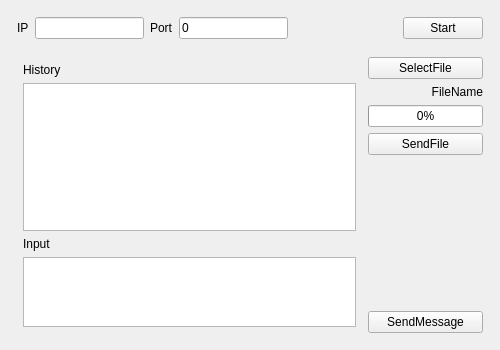
<?xml version="1.0" encoding="UTF-8"?>
<ui version="4.0">
 <class>ChatClientWindow</class>
 <widget class="QMainWindow" name="ChatClientWindow">
  <property name="geometry">
   <rect>
    <x>0</x>
    <y>0</y>
    <width>500</width>
    <height>350</height>
   </rect>
  </property>
  <property name="windowTitle">
   <string>ChatClientWindow</string>
  </property>
  <widget class="QWidget" name="centralWidget">
   <layout class="QGridLayout" name="gridLayout">
    <item row="0" column="0">
     <layout class="QHBoxLayout" name="horizontalLayout_2" stretch="0,0,0,0,0,0">
      <property name="spacing">
       <number>6</number>
      </property>
      <property name="leftMargin">
       <number>6</number>
      </property>
      <property name="topMargin">
       <number>6</number>
      </property>
      <property name="rightMargin">
       <number>6</number>
      </property>
      <property name="bottomMargin">
       <number>6</number>
      </property>
      <item>
       <widget class="QLabel" name="label_ip">
        <property name="text">
         <string>IP</string>
        </property>
       </widget>
      </item>
      <item>
       <widget class="QLineEdit" name="lineEdit_ip"/>
      </item>
      <item>
       <widget class="QLabel" name="label_5">
        <property name="text">
         <string>Port</string>
        </property>
       </widget>
      </item>
      <item>
       <widget class="QLineEdit" name="lineEdit_port">
        <property name="text">
         <string>0</string>
        </property>
        <property name="maxLength">
         <number>5</number>
        </property>
       </widget>
      </item>
      <item>
       <spacer name="horizontalSpacer">
        <property name="orientation">
         <enum>Qt::Horizontal</enum>
        </property>
        <property name="sizeHint" stdset="0">
         <size>
          <width>40</width>
          <height>20</height>
         </size>
        </property>
       </spacer>
      </item>
      <item>
       <widget class="QPushButton" name="pushButton_start">
        <property name="text">
         <string>Start</string>
        </property>
       </widget>
      </item>
     </layout>
    </item>
    <item row="1" column="0">
     <layout class="QHBoxLayout" name="horizontalLayout" stretch="3,1">
      <property name="sizeConstraint">
       <enum>QLayout::SetDefaultConstraint</enum>
      </property>
      <property name="leftMargin">
       <number>6</number>
      </property>
      <property name="topMargin">
       <number>6</number>
      </property>
      <property name="rightMargin">
       <number>6</number>
      </property>
      <property name="bottomMargin">
       <number>6</number>
      </property>
      <item>
       <layout class="QVBoxLayout" name="verticalLayout" stretch="1,0,1,2">
        <property name="sizeConstraint">
         <enum>QLayout::SetFixedSize</enum>
        </property>
        <property name="leftMargin">
         <number>6</number>
        </property>
        <property name="topMargin">
         <number>6</number>
        </property>
        <property name="rightMargin">
         <number>6</number>
        </property>
        <property name="bottomMargin">
         <number>6</number>
        </property>
        <item>
         <widget class="QLabel" name="label">
          <property name="text">
           <string>History</string>
          </property>
         </widget>
        </item>
        <item>
         <widget class="QTextEdit" name="textEdit_history">
          <property name="readOnly">
           <bool>true</bool>
          </property>
         </widget>
        </item>
        <item>
         <widget class="QLabel" name="label_2">
          <property name="text">
           <string>Input</string>
          </property>
         </widget>
        </item>
        <item>
         <widget class="QTextEdit" name="textEdit_input"/>
        </item>
       </layout>
      </item>
      <item>
       <layout class="QVBoxLayout" name="verticalLayout_2">
        <property name="sizeConstraint">
         <enum>QLayout::SetFixedSize</enum>
        </property>
        <item>
         <widget class="QPushButton" name="pushButton_selectFile">
          <property name="text">
           <string>SelectFile</string>
          </property>
         </widget>
        </item>
        <item>
         <widget class="QLabel" name="label_fileName">
          <property name="sizePolicy">
           <sizepolicy hsizetype="Preferred" vsizetype="Preferred">
            <horstretch>0</horstretch>
            <verstretch>0</verstretch>
           </sizepolicy>
          </property>
          <property name="text">
           <string>FileName</string>
          </property>
          <property name="alignment">
           <set>Qt::AlignRight|Qt::AlignTrailing|Qt::AlignVCenter</set>
          </property>
         </widget>
        </item>
        <item>
         <widget class="QProgressBar" name="progressBar_file">
          <property name="value">
           <number>0</number>
          </property>
          <property name="alignment">
           <set>Qt::AlignCenter</set>
          </property>
         </widget>
        </item>
        <item>
         <widget class="QPushButton" name="pushButton_sendFile">
          <property name="text">
           <string>SendFile</string>
          </property>
         </widget>
        </item>
        <item>
         <spacer name="verticalSpacer">
          <property name="orientation">
           <enum>Qt::Vertical</enum>
          </property>
          <property name="sizeHint" stdset="0">
           <size>
            <width>20</width>
            <height>40</height>
           </size>
          </property>
         </spacer>
        </item>
        <item>
         <widget class="QPushButton" name="pushButton_sendMsg">
          <property name="text">
           <string>SendMessage</string>
          </property>
         </widget>
        </item>
       </layout>
      </item>
     </layout>
    </item>
   </layout>
  </widget>
 </widget>
 <layoutdefault spacing="6" margin="11"/>
 <tabstops>
  <tabstop>lineEdit_ip</tabstop>
  <tabstop>lineEdit_port</tabstop>
  <tabstop>pushButton_start</tabstop>
  <tabstop>textEdit_input</tabstop>
  <tabstop>pushButton_sendMsg</tabstop>
  <tabstop>pushButton_selectFile</tabstop>
  <tabstop>pushButton_sendFile</tabstop>
  <tabstop>textEdit_history</tabstop>
 </tabstops>
 <resources/>
 <connections/>
</ui>
